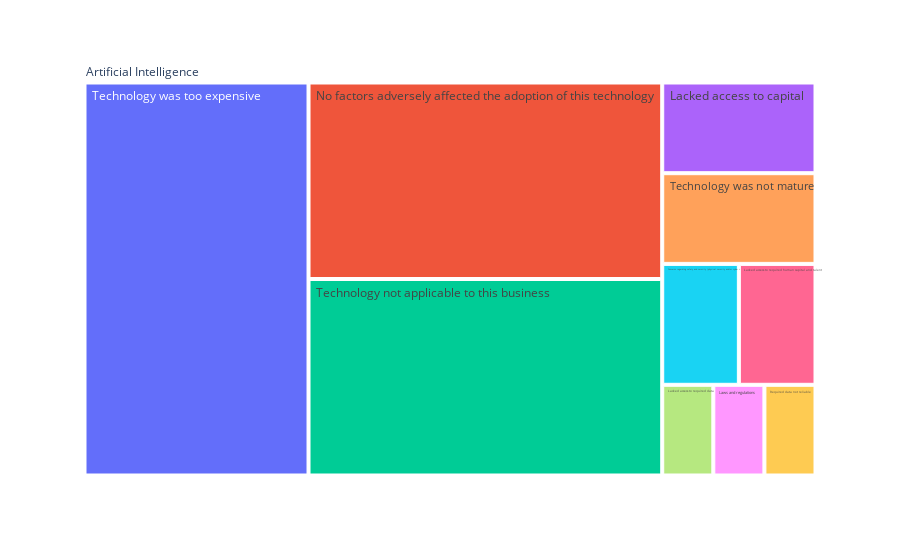
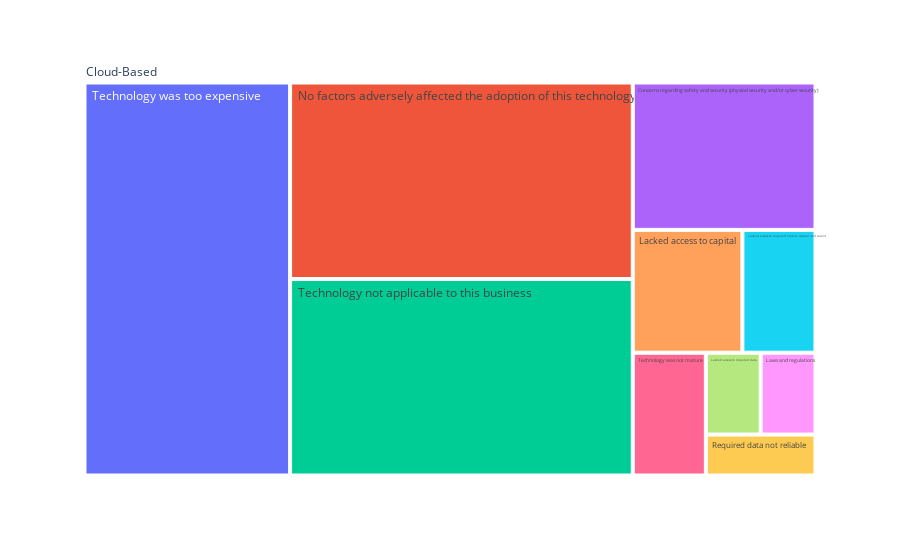
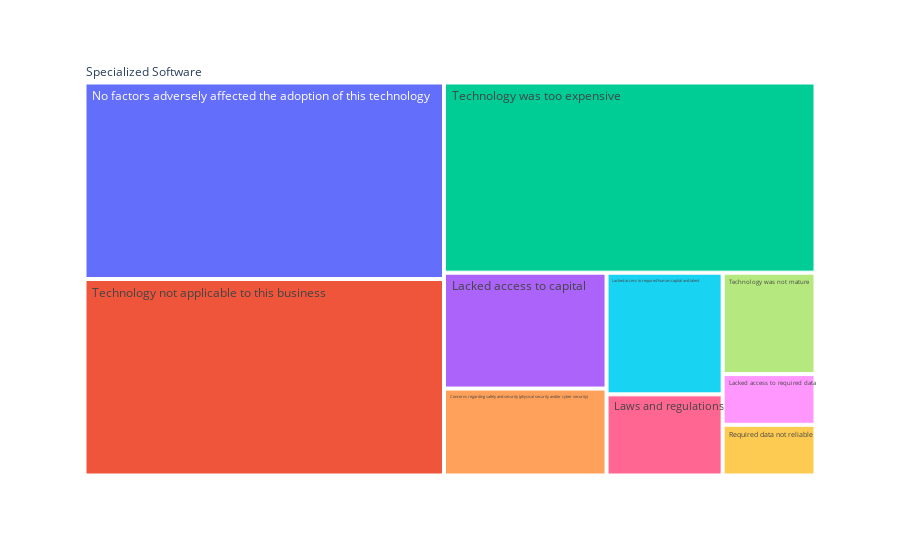
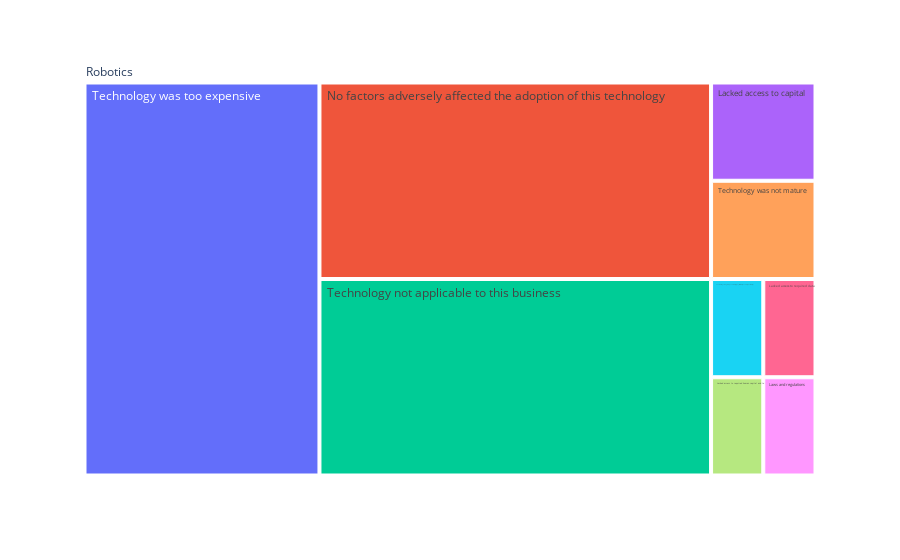

The notebook cell saved with these charts, in order:
### Code cell
#visualize data 
plt.figure()
fig = px.treemap(AI_df, path=['Tech_Production','Tech_Production_Qualm'],values=AI_scalars)
fig.show()

plt.figure()
fig = px.treemap(CB_df, path=['Tech_Production','Tech_Production_Qualm'],values=CB_scalars)
fig.show()

plt.figure()
fig = px.treemap(SF_df, path=['Tech_Production','Tech_Production_Qualm'],values=SF_scalars)
fig.show()

plt.figure()
fig = px.treemap(RO_df, path=['Tech_Production','Tech_Production_Qualm'],values=RO_scalars)
fig.show()

plt.figure()
fig = px.treemap(SE_df, path=['Tech_Production','Tech_Production_Qualm'],values=SE_scalars)
fig.show()

### Figure 1 — Plotly figure (JSON) as saved in the notebook; plotly's stock layout.template omitted (floating-point values rounded to 4 significant figures)
{"data": [{"branchvalues": "total", "domain": {"x": [0, 1], "y": [0, 1]}, "hovertemplate": "labels=%{label}<br>value=%{value}<br>parent=%{parent}<br>id=%{id}<extra></extra>", "ids": ["Artificial Intelligence/ Concerns regarding safety and security (physical security and/or cyber security)", "Artificial Intelligence/ Lacked access to capital", "Artificial Intelligence/ Lacked access to required data", "Artificial Intelligence/ Lacked access to required human capital and talent", "Artificial Intelligence/ Laws and regulations", "Artificial Intelligence/ No factors adversely affected the adoption of this technology", "Artificial Intelligence/ Required data not reliable", "Artificial Intelligence/ Technology not applicable to this business", "Artificial Intelligence/ Technology was not mature", "Artificial Intelligence/ Technology was too expensive", "Artificial Intelligence"], "labels": [" Concerns regarding safety and security (physical security and/or cyber security)", " Lacked access to capital", " Lacked access to required data", " Lacked access to required human capital and talent", " Laws and regulations", " No factors adversely affected the adoption of this technology", " Required data not reliable", " Technology not applicable to this business", " Technology was not mature", " Technology was too expensive", "Artificial Intelligence"], "name": "", "parents": ["Artificial Intelligence", "Artificial Intelligence", "Artificial Intelligence", "Artificial Intelligence", "Artificial Intelligence", "Artificial Intelligence", "Artificial Intelligence", "Artificial Intelligence", "Artificial Intelligence", "Artificial Intelligence", ""], "type": "treemap", "values": [2, 3, 1, 2, 1, 15, 1, 15, 3, 19, 62]}], "layout": {"legend": {"tracegroupgap": 0}, "margin": {"t": 60}}}

### Figure 2 — Plotly figure (JSON) as saved in the notebook; plotly's stock layout.template omitted (floating-point values rounded to 4 significant figures)
{"data": [{"branchvalues": "total", "domain": {"x": [0, 1], "y": [0, 1]}, "hovertemplate": "labels=%{label}<br>value=%{value}<br>parent=%{parent}<br>id=%{id}<extra></extra>", "ids": ["Cloud-Based/ Concerns regarding safety and security (physical security and/or cyber security)", "Cloud-Based/ Lacked access to capital", "Cloud-Based/ Lacked access to required data", "Cloud-Based/ Lacked access to required human capital and talent", "Cloud-Based/ Laws and regulations", "Cloud-Based/ No factors adversely affected the adoption of this technology", "Cloud-Based/ Required data not reliable", "Cloud-Based/ Technology not applicable to this business", "Cloud-Based/ Technology was not mature", "Cloud-Based/ Technology was too expensive", "Cloud-Based"], "labels": [" Concerns regarding safety and security (physical security and/or cyber security)", " Lacked access to capital", " Lacked access to required data", " Lacked access to required human capital and talent", " Laws and regulations", " No factors adversely affected the adoption of this technology", " Required data not reliable", " Technology not applicable to this business", " Technology was not mature", " Technology was too expensive", "Cloud-Based"], "name": "", "parents": ["Cloud-Based", "Cloud-Based", "Cloud-Based", "Cloud-Based", "Cloud-Based", "Cloud-Based", "Cloud-Based", "Cloud-Based", "Cloud-Based", "Cloud-Based", ""], "type": "treemap", "values": [6, 3, 1, 2, 1, 15, 1, 15, 2, 18, 64]}], "layout": {"legend": {"tracegroupgap": 0}, "margin": {"t": 60}}}

### Figure 3 — Plotly figure (JSON) as saved in the notebook; plotly's stock layout.template omitted (floating-point values rounded to 4 significant figures)
{"data": [{"branchvalues": "total", "domain": {"x": [0, 1], "y": [0, 1]}, "hovertemplate": "labels=%{label}<br>value=%{value}<br>parent=%{parent}<br>id=%{id}<extra></extra>", "ids": ["Specialized Software/ Concerns regarding safety and security (physical security and/or cyber security)", "Specialized Software/ Lacked access to capital", "Specialized Software/ Lacked access to required data", "Specialized Software/ Lacked access to required human capital and talent", "Specialized Software/ Laws and regulations", "Specialized Software/ No factors adversely affected the adoption of this technology", "Specialized Software/ Required data not reliable", "Specialized Software/ Technology not applicable to this business", "Specialized Software/ Technology was not mature", "Specialized Software/ Technology was too expensive", "Specialized Software"], "labels": [" Concerns regarding safety and security (physical security and/or cyber security)", " Lacked access to capital", " Lacked access to required data", " Lacked access to required human capital and talent", " Laws and regulations", " No factors adversely affected the adoption of this technology", " Required data not reliable", " Technology not applicable to this business", " Technology was not mature", " Technology was too expensive", "Specialized Software"], "name": "", "parents": ["Specialized Software", "Specialized Software", "Specialized Software", "Specialized Software", "Specialized Software", "Specialized Software", "Specialized Software", "Specialized Software", "Specialized Software", "Specialized Software", ""], "type": "treemap", "values": [3, 4, 1, 3, 2, 15, 1, 15, 2, 15, 61]}], "layout": {"legend": {"tracegroupgap": 0}, "margin": {"t": 60}}}

### Figure 4 — Plotly figure (JSON) as saved in the notebook; plotly's stock layout.template omitted (floating-point values rounded to 4 significant figures)
{"data": [{"branchvalues": "total", "domain": {"x": [0, 1], "y": [0, 1]}, "hovertemplate": "labels=%{label}<br>value=%{value}<br>parent=%{parent}<br>id=%{id}<extra></extra>", "ids": ["Robotics/ Concerns regarding safety and security (physical security and/or cyber security)", "Robotics/ Lacked access to capital", "Robotics/ Lacked access to required data", "Robotics/ Lacked access to required human capital and talent", "Robotics/ Laws and regulations", "Robotics/ No factors adversely affected the adoption of this technology", "Robotics/ Required data not reliable", "Robotics/ Technology not applicable to this business", "Robotics/ Technology was not mature", "Robotics/ Technology was too expensive", "Robotics"], "labels": [" Concerns regarding safety and security (physical security and/or cyber security)", " Lacked access to capital", " Lacked access to required data", " Lacked access to required human capital and talent", " Laws and regulations", " No factors adversely affected the adoption of this technology", " Required data not reliable", " Technology not applicable to this business", " Technology was not mature", " Technology was too expensive", "Robotics"], "name": "", "parents": ["Robotics", "Robotics", "Robotics", "Robotics", "Robotics", "Robotics", "Robotics", "Robotics", "Robotics", "Robotics", ""], "type": "treemap", "values": [1, 2, 1, 1, 1, 15, 0, 15, 2, 18, 56]}], "layout": {"legend": {"tracegroupgap": 0}, "margin": {"t": 60}}}
